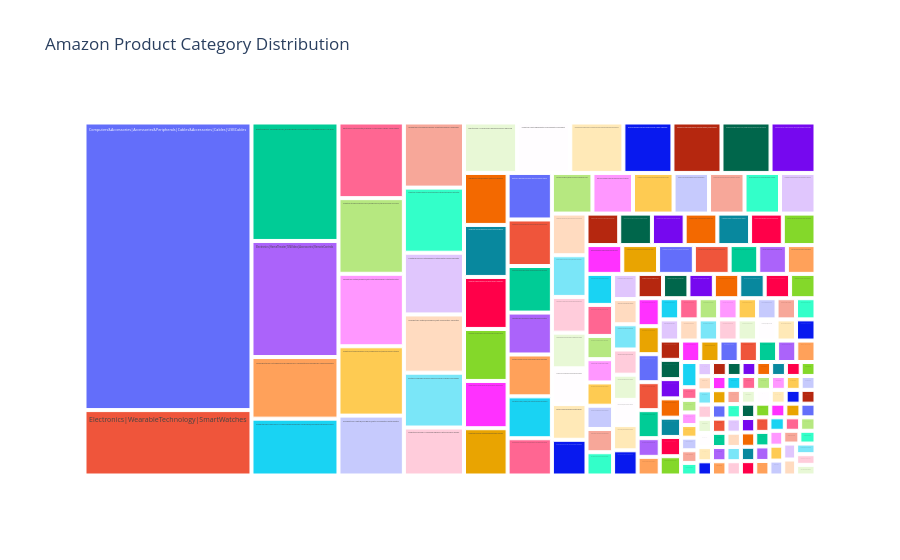

The code cell stored with this chart in its notebook:
### Code cell
category_summary = (
    df.groupby("category")
    .agg(
        product_count=("product_name", "count")
    )
    .reset_index()
)
fig = px.treemap(
    category_summary,
    path=["category"],
    values="product_count",
    title="Amazon Product Category Distribution"
)

fig.show()

### Figure 1 — Plotly figure (JSON) as saved in the notebook; plotly's stock layout.template omitted (floating-point values rounded to 4 significant figures; data arrays with more than 128 entries replaced by an {"elided": "..."} marker saying what was removed)
{"data": [{"branchvalues": "total", "domain": {"x": [0, 1], "y": [0, 1]}, "hovertemplate": "labels=%{label}<br>product_count=%{value}<br>parent=%{parent}<br>id=%{id}<extra></extra>", "ids": {"elided": "198 str values"}, "labels": {"elided": "198 str values"}, "name": "", "parents": {"elided": "198 str values"}, "type": "treemap", "values": {"elided": "198 float values"}}], "layout": {"legend": {"tracegroupgap": 0}, "title": {"text": "Amazon Product Category Distribution"}}}
